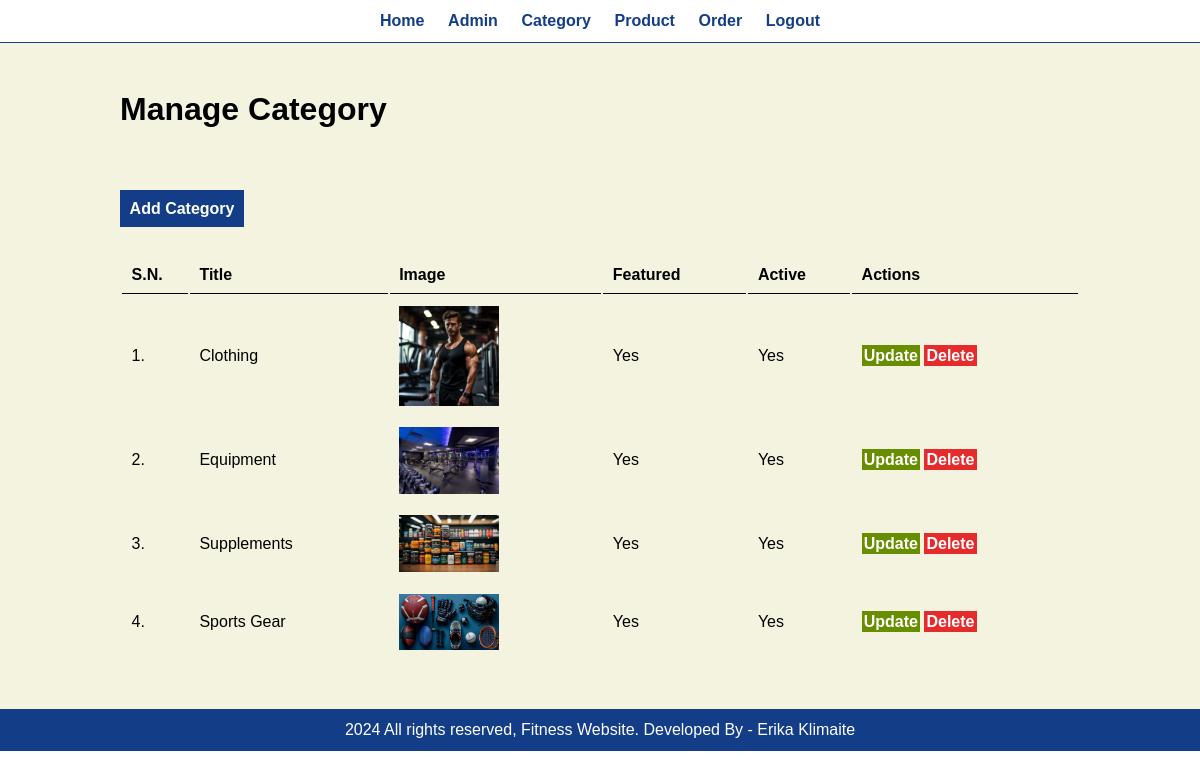
Screenshot of /admin/manage-category.php (signed in) with the database file from the repository.
### tables this page shows
CREATE TABLE `tbl_category` (
  `id` int(10) UNSIGNED NOT NULL,
  `title` varchar(100) NOT NULL,
  `image_name` varchar(255) NOT NULL,
  `featured` varchar(10) NOT NULL,
  `active` varchar(10) NOT NULL
);

### admin/manage-category.php (the view, shortened to what this page needs)
<?php include('partials/menu.php'); ?>
<div class="content">
    <div class="wrapper">
        <h1>Manage Category</h1>
        <br /><br />
        <br><br>
                <a href="<?php echo SITEURL; ?>admin/add-category.php" class="btn-primary">Add Category</a>
                <br /><br /><br />
                <table class="tbl-full">
                    <tr>
                        <th>S.N.</th>
                        <th>Title</th>
                        <th>Image</th>
                        <th>Featured</th>
                        <th>Active</th>
                        <th>Actions</th>
                    </tr>
                    <?php
                        $sql = "SELECT * FROM tbl_category";
                        $res = mysqli_query($conn, $sql);
                        $count = mysqli_num_rows($res);
                        $sn=1;
                        if($count>0)
                        {
                            while($row=mysqli_fetch_assoc($res))
                            {
                                $id = $row['id'];
                                $title = $row['title'];
                                $image_name = $row['image_name'];
                                $featured = $row['featured'];
                                $active = $row['active'];
                                ?>
                                    <tr>
                                        <td><?php echo $sn++; ?>. </td>
                                        <td><?php echo $title; ?></td>
                                        <td>
                                            <?php
                                                if($image_name!="")
                                                {
                                                    ?>
                                                    <img src="<?php echo SITEURL; ?>images/category/<?php echo $image_name; ?>" width="100px" >
                                                    <?php
                                                }
                                                else
                                                {
                                                    echo "<div class='error'>Image not Added.</div>";
                                                }
                                            ?>
                                        </td>
                                        <td><?php echo $featured; ?></td>
                                        <td><?php echo $active; ?></td>
                                        <td>
                                            <a href="<?php echo SITEURL; ?>admin/update-category.php?id=<?php echo $id; ?>" class="btn-secondary">Update</a>
                                            <a href="<?php echo SITEURL; ?>admin/delete-category.php?id=<?php echo $id; ?>&image_name=<?php echo $image_name; ?>" class="btn-danger">Delete</a>
                                        </td>
                                    </tr>
                                <?php
                            }
                        }
                        else
                        {
                            ?>
                            <tr>
                                <td colspan="6"><div class="error">No Category Added.</div></td>
                            </tr>
                            <?php
                        }
                    ?>
                </table>
    </div>
</div>
<?php include('partials/footer.php'); ?>

### admin/partials/menu.php (shortened to what this page needs)
<html>
    <head>
        <link rel="stylesheet" href="../css/admin.css">
    </head>
    <body>
        <div class="menu text-center">
            <div class="wrapper">
                <ul>
                    <li><a href="index.php">Home</a></li>
                    <li><a href="manage-admin.php">Admin</a></li>
                    <li><a href="manage-category.php">Category</a></li>
                    <li><a href="manage-product.php">Product</a></li>
                    <li><a href="manage-order.php">Order</a></li>
                    <li><a href="logout.php">Logout</a></li>
                </ul>
            </div>
        </div>

### admin/partials/footer.php
<footer class="footer">
            <div class="wrapper">
                <p class="text-center">2024 All rights reserved, Fitness Website. Developed By - Erika Klimaite</p>
            </div>
</footer>
    </body>
</html>

### css/admin.css (style rules this page uses)
* { margin: 0; padding: 0; font-family: sans-serif; }
.wrapper { padding: 1%; width: 80%; margin: 0 auto; }
.text-center { text-align: center; }
.tbl-full { width: 100%; }
table tr th { border-bottom: 1px solid black; padding: 1%; text-align: left; }
table tr td { padding: 1%; }
.btn-primary { background-color: #133E87; padding: 1%; color: white; text-decoration: none; font-weight: bold; }
.btn-secondary { background-color: #688e00; padding: 1%; color: white; text-decoration: none; font-weight: bold; }
.btn-danger { background-color: #e52b2b; padding: 1%; color: white; text-decoration: none; font-weight: bold; }
.menu { border-bottom: 1px solid #133E87; }
.menu ul { list-style-type: none; }
.menu ul li { display: inline; padding: 1%; }
.menu ul li a { text-decoration: none; font-weight: bold; color: #133E87; }
.content { background-color: #F3F3E0; padding: 3% 0; }
.footer { background-color: #133E87; color: white; }

### rows the page displays
tbl_category: title "Clothing", image_name (picture), featured "Yes", active "Yes"
tbl_category: title "Equipment", image_name (picture), featured "Yes", active "Yes"
tbl_category: title "Supplements", image_name (picture), featured "Yes", active "Yes"
tbl_category: title "Sports Gear", image_name (picture), featured "Yes", active "Yes"
